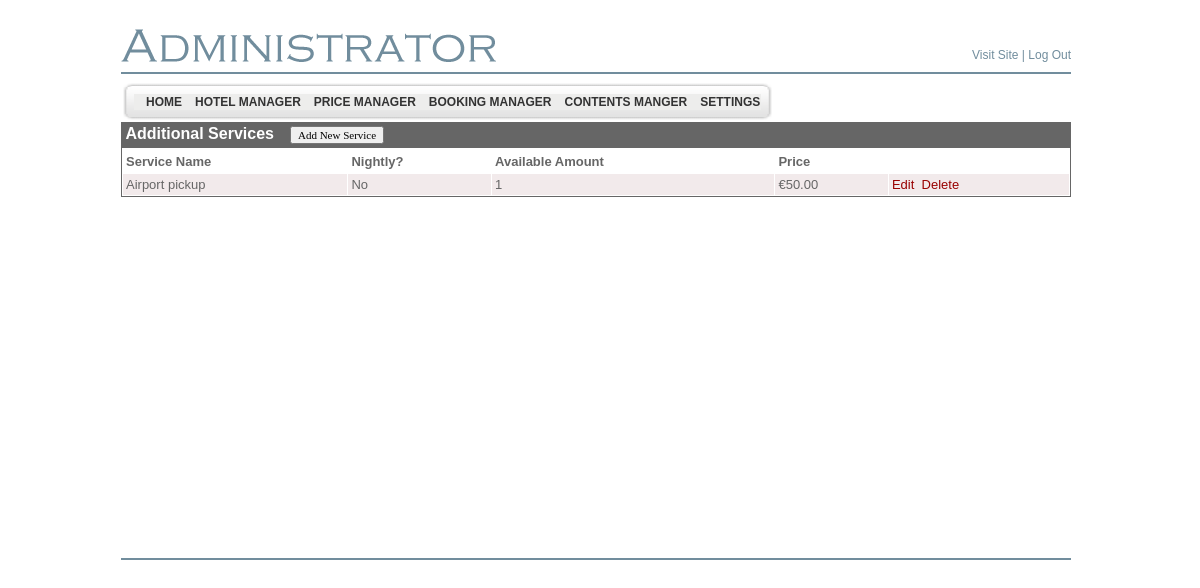
The app's page /LiculApartments/admin/extra_services_list.php (signed in), older data.
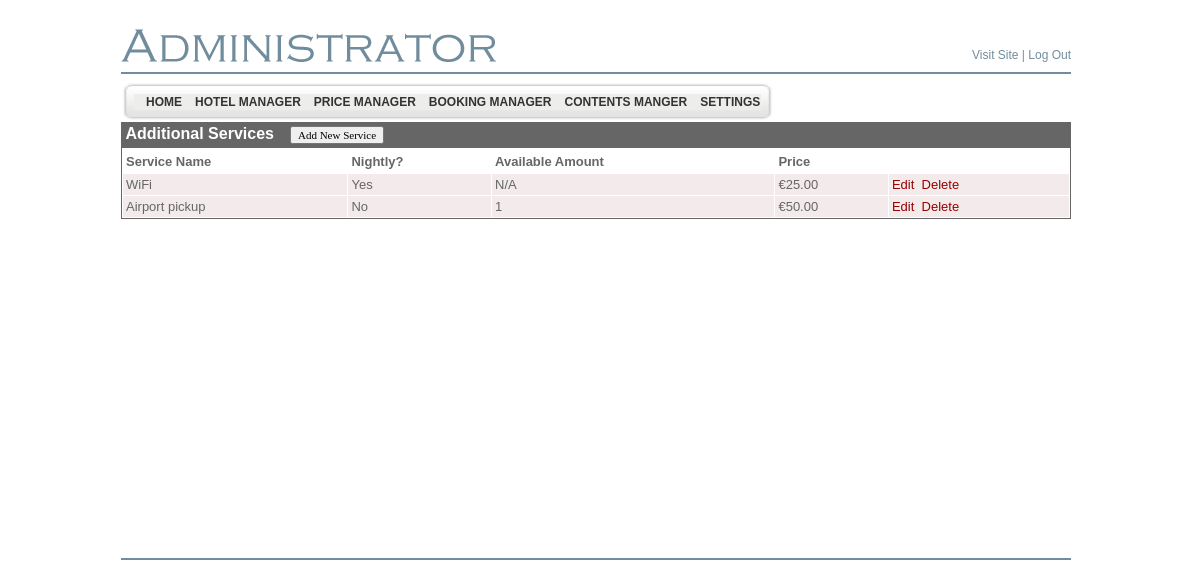
The same page, newer data.
### tables this page shows
CREATE TABLE `bsi_adminmenu` (
  `id` int(4) NOT NULL AUTO_INCREMENT,
  `name` varchar(200) NOT NULL DEFAULT '',
  `url` varchar(200) DEFAULT NULL,
  `menu_desc` varchar(200) NOT NULL DEFAULT '',
  `parent_id` int(4) DEFAULT '0',
  `status` enum('Y','N') DEFAULT 'Y',
  `ord` int(5) NOT NULL DEFAULT '0',
  `privileges` int(11) NOT NULL,
  PRIMARY KEY (`id`),
  UNIQUE KEY `kid` (`name`,`parent_id`)
);

CREATE TABLE `bsi_extra_services` (
  `id` int(11) NOT NULL AUTO_INCREMENT,
  `service_name_en` varchar(500) DEFAULT NULL,
  `service_name_hr` varchar(500) DEFAULT NULL,
  `service_name_de` varchar(500) DEFAULT NULL,
  `service_name_it` varchar(500) DEFAULT NULL,
  `is_nightly` tinyint(1) NOT NULL,
  `max_available` int(10) DEFAULT NULL,
  `price` decimal(10,2) DEFAULT NULL,
  PRIMARY KEY (`id`)
);

### LiculApartments/includes/SystemConfiguration.class.php (called while the page is built, shortened)
<?php
class SystemConfiguration
{
	private $config = array();
	private static $timeZoneKey = "conf_hotel_timezone";
	private static $currencySymbolKey = "conf_currency_symbol";
	private static $currencyBeforeAmountKey = "conf_currency_before_amount";
	private static $decimalSeparatorSymbolKey = "conf_decimal_symbol";
	private static $thousandSeparatorSymbolKey = "conf_thousand_symbol";
	public function __construct($fetchFromDb = true)
	{
		if ($fetchFromDb)
		{
			$selectQuery = mysql_query ("SELECT IFNULL(conf_key, false) AS conf_key, IFNULL(conf_value,false) AS conf_value FROM bsi_configure");
			while ($currentRow = mysql_fetch_assoc($selectQuery))
			{
				if ($currentRow["conf_key"])
				{
					if ($currentRow["conf_value"])
					{
						$this->config[trim ($currentRow["conf_key"])] = trim($currentRow["conf_value"]);
					}
					else
					{
						$this->config[trim($currentRow["conf_key"])] = false;
					}
				}
			}
			date_default_timezone_set($this->config[SystemConfiguration::$timeZoneKey]);
		}
	}
	public function getCurrencySymbol()
    {
        return $this->config[SystemConfiguration::$currencySymbolKey];
    }
	public function istCurrencyBeforeAmount()
    {
        return intval($this->config[SystemConfiguration::$currencyBeforeAmountKey]) == 1;
    }
	public function getDecimalPoint()
    {
        return $this->config[SystemConfiguration::$decimalSeparatorSymbolKey];
    }
	public function getThousandSeparator()
    {
        return $this->config[SystemConfiguration::$thousandSeparatorSymbolKey];
    }
	public function formatCurrency($amount)
    {
		$amount = floatval($amount);
		if ($this->istCurrencyBeforeAmount())
		{
			return $this->getCurrencySymbol() . number_format($amount, 2 , $this->getDecimalPoint(), $this->getThousandSeparator());
		}
		return number_format($amount, 2 , $this->getDecimalPoint(), $this->getThousandSeparator()) . $this->getCurrencySymbol();
    }
}
$systemConfiguration = new SystemConfiguration();
?>

### LiculApartments/admin/extra_services_list.php (the view, shortened to what the changed rows need)
<?php
include_once ("../includes/SystemConfiguration.class.php");
include ("header.php");
global $systemConfiguration;
?>
</td>
</tr>
<tr>
	<td height="400" valign="top" align="left">
		<table align="left" width="100%" border="0" cellspacing="0" cellpadding="0">
			<tr>
				<td align="left" valign="top">
					<table width="100%" cellspacing="1" border="0" cellpadding="3"
						style="border: solid 1px #666666" bordercolor="#666666">
						<?php
							$extraServicesQuery = mysql_query ("SELECT * from bsi_extra_services order by id");
							while ($extraServiceRow = mysql_fetch_assoc ($extraServicesQuery))
							{
								echo '<tr class="odd" bgcolor="#f2eaeb">' . "\n";
								echo '	<td align="left"><font color="#666666" face="Verdana, Arial, Helvetica, sans-serif" size="2">' . htmlentities($extraServiceRow['service_name_en']) . '</font></td>' . "\n";
								echo '	<td align="left"><font color="#666666" face="Verdana, Arial, Helvetica, sans-serif" size="2">' . (intval($extraServiceRow['is_nightly']) == 1 ? 'Yes' : 'No') . '</font></td>' . "\n";
								$maxAvailable = intval($extraServiceRow['max_available']);
								if (intval($extraServiceRow['is_nightly']) == 1)
								{
									$maxAvailable = "N/A";
								}
								echo '	<td align="left"><font color="#666666" face="Verdana, Arial, Helvetica, sans-serif" size="2">' . $maxAvailable . '</font></td>' . "\n";
								echo '	<td align="left"><font color="#666666" face="Verdana, Arial, Helvetica, sans-serif" size="2">' . $systemConfiguration->formatCurrency($extraServiceRow['price']) . '</font></td>' . "\n";
								echo '	<td align="left"><font color="#666666" face="Verdana, Arial, Helvetica, sans-serif" size="2"><a href="extra_services_add_edit.php?id=' . $extraServiceRow['id'] . '" style="text-decoration:none"><font color="#990000"  face="Verdana, Arial, Helvetica, sans-serif" size="2">Edit</a>&nbsp;&nbsp;<a href="extra_services_delete.php?id=' . $extraServiceRow['id'] . '" onclick = "if (! confirm(\'Are you sure?\')) { return false; }" style="text-decoration:none"><font color="#990000"  face="Verdana, Arial, Helvetica, sans-serif" size="2">Delete</a></font></td>' . "\n";
								echo "</tr>\n";
							}
						?>
					</table>
				</td>
			</tr>
		</table>
		<br />
	</td>
</tr>
</table>
</body>
</html>

### LiculApartments/admin/header.php (shortened to what the changed rows need)
<!DOCTYPE html PUBLIC "-//W3C//DTD XHTML 1.0 Transitional//EN" "http://www.w3.org/TR/xhtml1/DTD/xhtml1-transitional.dtd">
<html xmlns="http://www.w3.org/1999/xhtml">
<head>
	<link href="style.css" rel="stylesheet" type="text/css" />
	<link href="style1.css" rel="stylesheet" type="text/css">
</head>
<body>
<table align="center" width="950" border="0" cellspacing="0" cellpadding="0">
	<tr>
		<td align="left">
		<table border="0" style="background-image: url(images/menu_tile.gif);"
			cellspacing="0" cellpadding="0">
			<tr>
				<td align="left" class="bodytext8pt">
				<div class="sample1">
				<div class="horz_menu">
<?php
$sql_parent = mysql_query("select * from bsi_adminmenu where parent_id=0 and status='Y' order by ord");
while ($row_parent = mysql_fetch_array($sql_parent))
{
	echo "<a id=\"" . $row_parent[0] . "\"      href=\"" . $row_parent[2] . "\">&nbsp;&nbsp;&nbsp;" . $row_parent[1] . "</a>";
}
?>
<br clear="both" />
				</div>
</div>
				</td>
			</tr>
		</table>

Row changes from the older to the newer data that the page shows:
added bsi_extra_services: service_name_en "WiFi", shows "Yes", is_nightly "N/A", price "€25.00"
